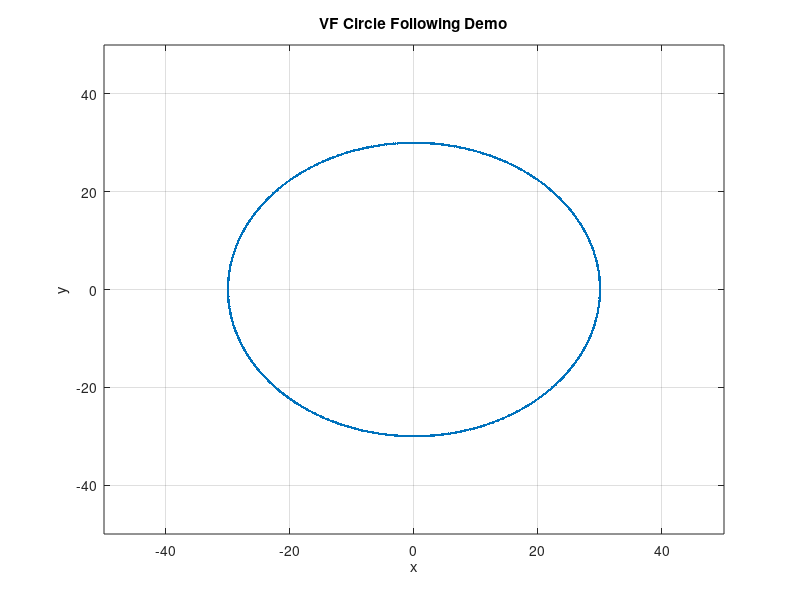

Source code (MATLAB): (Note: this script raises an error after producing the figure.)
clear,clc,close all

% Initialize the UAV
x_usv = 10;
y_usv = 0;
v_usv = 4;
h_usv = pi/2;
delta_t = 1;

% Define vessel shape
x_shape = [0,0.3,0.7,1,0.5,0,-0.5,-1,-0.7,-0.3,0];
y_shape = [6,4.6,2,0,-1.2,-2,-1.2,0,2,4.6,6];
scale = 1;
[m_shape, n_shape] = size(x_shape);

% Initialize the straight line path
center_x = 0;
center_y = 0;
radius = 30;

theta = 0:0.01:2*pi;
circle_x = center_x + radius*cos(theta);
circle_y = center_y + radius*sin(theta);
plot(circle_x,circle_y,'.')
hold on

% Set the guidance algorithm parameter
alpha = 10;
r = 30;
k = 3;
circle_direction = 1;

% Initialize the plot
xlim([-50 50])
ylim([-50 50])
hold on
xlabel('x')
ylabel('y')
hold on
grid on
title('VF Circle Following Demo')

% The mission loop
for i = 1:1000
    x_usv = x_usv + v_usv * cos(h_usv) * delta_t;
    y_usv = y_usv + v_usv * sin(h_usv) * delta_t;
    
    %% VF circle guidance algorithm
    
    p = [x_usv, y_usv];
    center = [center_x, center_y];
    d = norm(p-center);
    
    theta = atan2(y_usv - center_y, x_usv - center_x);
    if theta < 0
        theta = theta + 2*pi;
    end
    
    if circle_direction == 1
        if d > 2*r
            psi_d = theta + pi + asin(r/d);
            psi_c = psi_d + (v_usv/(alpha*d))*sin(h_usv - theta);
        else
            psi_d = theta + pi/2 + pi/3*((d - r)/r)*k;
            psi_c = psi_d - (v_usv/(alpha*d))*sin(h_usv - theta) - k*v_usv*pi*(d-r)^(k-1)*cos(h_usv - theta)/(3*alpha*r^k);
        end
    elseif circle_direction == -1
        if d > 2*r
            psi_d = theta - pi + asin(r/d);
            psi_c = psi_d + (v_usv/(alpha*d))*sin(h_usv - theta);
        else
            psi_d = theta - pi/2 - pi/3*((d - r)/r)*k;
            psi_c = psi_d - (v_usv/(alpha*d))*sin(h_usv - theta) - k*v_usv*pi*(d-r)^(k-1)*cos(h_usv - theta)/(3*alpha*r^k);
        end
    end
    
    h_desired_usv = psi_c;
    if h_desired_usv < 0
        h_desired_usv = h_desired_usv + 2*pi;
    end
    
    h_usv = h_desired_usv;
    
    
    % Plot the usv
    [x_usv_plot, y_usv_plot, H, G] = draw_kayaka(x_shape,y_shape,x_usv,y_usv,scale, h_usv);
    pause(0.1)
    delete(H)
    delete(G)
end
